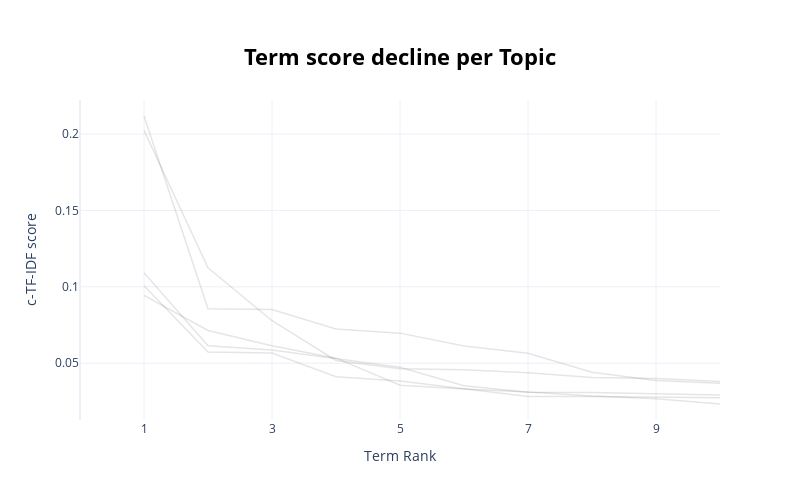

The code cell stored with this chart in its notebook:
### Code cell
topic_model.visualize_term_rank()

### Figure 1 — Plotly figure (JSON) as saved in the notebook; plotly's stock layout.template omitted (floating-point values rounded to 4 significant figures)
{"data": [{"hovertext": "<b>Topic 0</b>:battery_phone_good_charging_camera_", "line": {"color": "black", "width": 1.5}, "mode": "lines+lines", "name": "", "opacity": 0.1, "type": "scatter", "x": [1, 2, 3, 4, 5, 6, 7, 8, 9, 10], "y": [0.1092, 0.06141, 0.0586, 0.05303, 0.04729, 0.03527, 0.03091, 0.03075, 0.03004, 0.02911]}, {"hovertext": "<b>Topic 1</b>:phone_mobile_amazon_good_buy_produc", "line": {"color": "black", "width": 1.5}, "mode": "lines+lines", "name": "", "opacity": 0.1, "type": "scatter", "x": [1, 2, 3, 4, 5, 6, 7, 8, 9, 10], "y": [0.1008, 0.05726, 0.05661, 0.04107, 0.03831, 0.03341, 0.02822, 0.02821, 0.02758, 0.02734]}, {"hovertext": "<b>Topic 2</b>:camera_good_phone_quality_screen_so", "line": {"color": "black", "width": 1.5}, "mode": "lines+lines", "name": "", "opacity": 0.1, "type": "scatter", "x": [1, 2, 3, 4, 5, 6, 7, 8, 9, 10], "y": [0.09437, 0.07139, 0.06142, 0.05328, 0.03562, 0.03305, 0.03114, 0.02846, 0.02677, 0.02327]}, {"hovertext": "<b>Topic 3</b>:product_good_price_nice_buy_note_be", "line": {"color": "black", "width": 1.5}, "mode": "lines+lines", "name": "", "opacity": 0.1, "type": "scatter", "x": [1, 2, 3, 4, 5, 6, 7, 8, 9, 10], "y": [0.2024, 0.1124, 0.07781, 0.05179, 0.04638, 0.04563, 0.04372, 0.04056, 0.03993, 0.03804]}, {"hovertext": "<b>Topic 4</b>:heating_phone_problem_good_heat_iss", "line": {"color": "black", "width": 1.5}, "mode": "lines+lines", "name": "", "opacity": 0.1, "type": "scatter", "x": [1, 2, 3, 4, 5, 6, 7, 8, 9, 10], "y": [0.2119, 0.08561, 0.08517, 0.07242, 0.06967, 0.0612, 0.05656, 0.04413, 0.03862, 0.03684]}], "layout": {"height": 500, "hoverlabel": {"bgcolor": "white", "font": {"family": "Rockwell", "size": 16}}, "showlegend": false, "title": {"font": {"color": "Black", "size": 22}, "text": "<b>Term score decline per Topic</b>", "x": 0.5, "xanchor": "center", "y": 0.9, "yanchor": "top"}, "width": 800, "xaxis": {"dtick": 2, "range": [0, 10], "tick0": 1, "title": {"text": "Term Rank"}, "type": "linear"}, "yaxis": {"autorange": true, "range": [0.01279, 0.2223], "title": {"text": "c-TF-IDF score"}, "type": "linear"}}}
